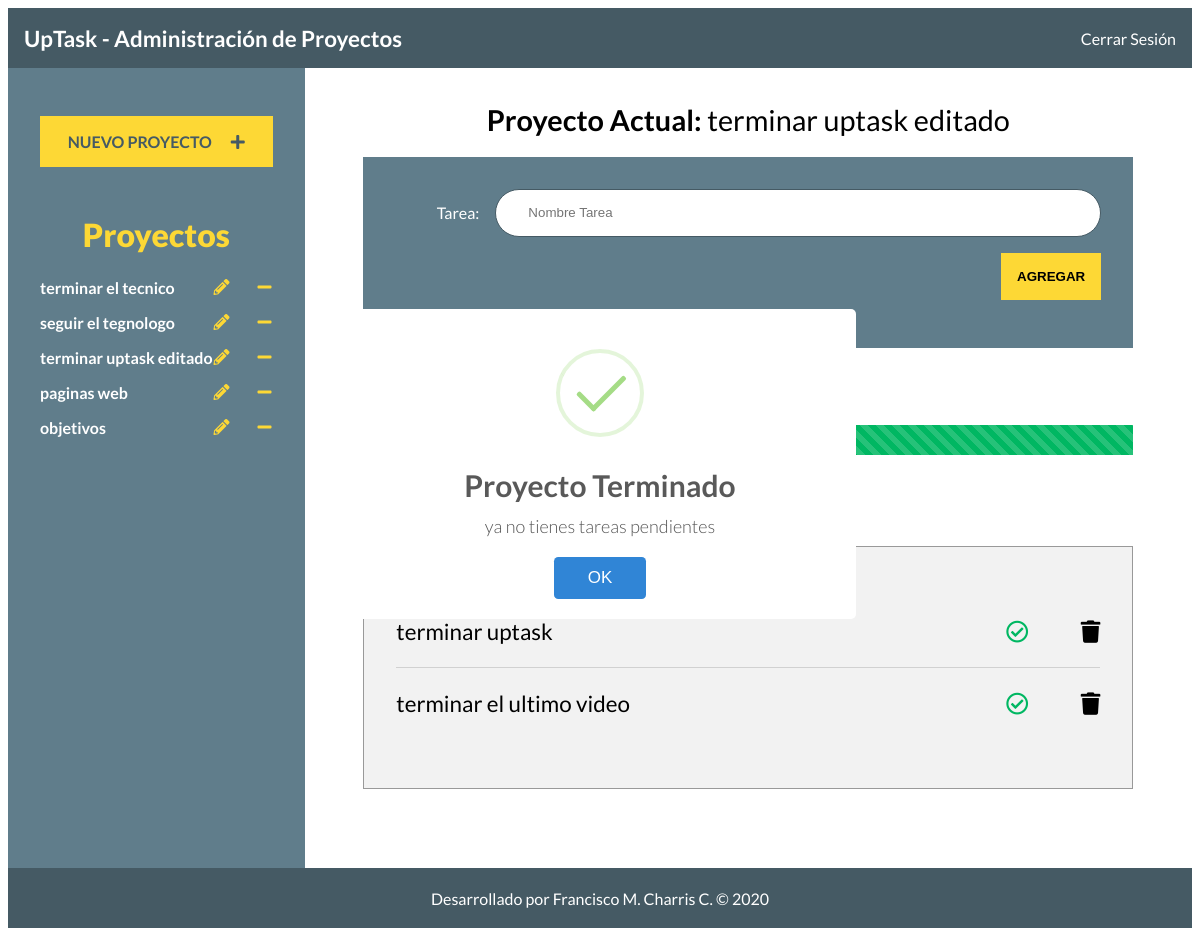
Page /index.php?id_proyecto=7 (signed in) on the committed database.
### tables this page shows
CREATE TABLE `proyectos` (
  `id` int(11) NOT NULL,
  `nombre` varchar(100) NOT NULL
);

CREATE TABLE `tareas` (
  `id` int(11) NOT NULL,
  `nombre` varchar(100) NOT NULL,
  `estado` int(1) NOT NULL,
  `id_proyecto` int(11) NOT NULL
);

### inc/funciones/funciones.php (called while the page is built, shortened)
<?php
function obtenerProyectos(){
	include "conexion.php";
	try {
		return $conn->query(" SELECT id, nombre FROM proyectos ");
	} catch (Exception $e) {
		echo "error : " . $e->getMessage();
		return false;
	}
}
function obtenerNombreProyecto($id = null){
	include "conexion.php";
	try {
		return $conn->query(" SELECT nombre FROM proyectos WHERE id = {$id}  ");
	} catch (Exception $e) {
		echo "error : " .  $e->getMessage();
	}
}
function obtenerTareasProyecto($id = null){
	include 'conexion.php';
	try {
		return $conn->query(" SELECT id, nombre, estado FROM tareas WHERE id_proyecto = {$id} ");
	} catch (Exception $e) {
		echo "error" . $e->getMessage();
		return false;
	}
}

### index.php (the view, shortened to what this page needs)
<?php
include 'inc/funciones/funciones.php';
include 'inc/templates/header.php';
include 'inc/templates/barra.php';
if(isset($_GET['id_proyecto']) && filter_var($_GET['id_proyecto'], FILTER_SANITIZE_NUMBER_INT)){
    $id_proyecto = filter_var($_GET['id_proyecto'], FILTER_SANITIZE_NUMBER_INT);
}else{
    $id_proyecto = 0;
}
?>
<div class="contenedor">
   <?php include 'inc/templates/sidebar.php'; ?>
    <main class="contenido-principal">
       <?php if($id_proyecto > 0){ ?>
             <?php
                $proyecto = obtenerNombreProyecto($id_proyecto);
                 if($proyecto){ ?>
                     <h1> Proyecto Actual:
                        <?php foreach($proyecto as $nombre):  ?>
                            <span><?php echo $nombre['nombre']; ?></span>
                        <?php endforeach; ?>
                    </h1>
                    <form action="#" class="agregar-tarea">
                        <div class="campo">
                            <label for="tarea">Tarea:</label>
                            <input type="text" placeholder="Nombre Tarea" class="nombre-tarea">
                        </div>
                        <div class="campo enviar">
                            <input type="submit" class="boton nueva-tarea" value="Agregar">
                        </div>
                    </form>
                <?php }else{
                    echo "<p>Selecciona un Proyecto a la izquierda</p>";
                } ?>
                <div class="avance">
                    <h2>Avance del proyecto:</h2>
                </div>
                <h2>Listado de tareas:</h2>
                <div class="listado-pendientes">
                    <ul>
                        <?php
                        $tareas = obtenerTareasProyecto($id_proyecto);
                        if($tareas->num_rows > 0){
                            foreach($tareas as $tarea){ ?>
                                <li id="tarea:<?php echo $tarea['id']; ?>" class="tarea">
                                    <p><?php echo $tarea['nombre'];?></p>
                                    <div class="acciones">
                                        <i class="far fa-check-circle <?php echo ($tarea['estado'] === '1' ? 'completo' : ''); ?>"></i>
                                        <i class="fas fa-trash"></i>
                                    </div>
                                </li>
                    <?php   }
                        }else{
                            echo  "<p class='lista-vacia'>no hay tareas para este proyecto</p>";
                        }
                        ?>
                    </ul>
                </div>
       <?php }else{
            echo "<h1>Bienvenido!!<small>escoje un proyecto de la izquierda</small></h1>";
            echo "<div class='listado-pendientes'>";
                echo "<p>Proyecto no seleccionado</p>";
            echo "</div>";
       } ?>
    </main>
</div>
<?php include 'inc/templates/footer.php'; ?>

### inc/templates/sidebar.php
 <aside class="contenedor-proyectos">
<div class="panel crear-proyecto">
    <a href="#" class="boton">Nuevo Proyecto <i class="fas fa-plus"></i> </a>
</div>
<div class="panel lista-proyectos">
    <h2>Proyectos</h2>
    <ul id="proyectos">
        <?php
             $proyectos = obtenerProyectos();
            if($proyectos){
                foreach($proyectos as $proyecto){ ?>
                    <li>
             <a href="index.php?id_proyecto=<?php echo $proyecto['id']; ?>" id="proyecto:<?php echo $proyecto['id']; ?>">
                            <?php echo $proyecto['nombre']; ?>
                        </a>
                        <div class="accionesProyecto">
                            <i class="fas fa-pencil-alt"></i>
                            <i class="fas fa-minus"></i>
                        </div>
                    </li>
        <?php  }
            }
        ?>
    </ul>
</div>
</aside>

### css/style.css (style rules this page uses)
html { box-sizing: border-box; height: 100%; }
*, *:before, *:after { box-sizing: inherit; }
body { font-family: 'Lato', sans-serif; min-height: 100%; }
.swal2-shown aside { height: 100vh; }
.campo { display: flex; margin-bottom: 1rem; align-items: center; }
.campo label { flex: 0 0 100px; text-align: right; padding-right: 1rem; }
.campo input[type="text"], .campo input[type="password"] { height: 3rem; border: 0; flex: 1; border: 1px solid #455A64; border-radius: 5rem; padding-left: 2rem; }
.enviar { justify-content: flex-end; }
.boton { background-color: #FDD835; text-align: center; transition: background-color .5s ease-in-out; display: block; padding: 1rem; text-transform: uppercase; font-weight: 400; border: none; font-weight: 900; }
body.index { height: 100vh; }
.contenedor-proyectos { min-height: 100vh; max-width: 300px; background-color: #607D8B; padding-top: 1rem; }
.panel { padding: 1rem; margin: 1rem; }
.panel a { color: white; font-weight: bold; text-decoration: none; }
.panel h2 { color: #FDD835; font-weight: 900; text-align: center; font-size: 2rem; margin: 0; }
.crear-proyecto i { margin-left: 1rem; }
.crear-proyecto a { color: #455A64; }
.lista-proyectos ul { list-style: none; padding: 1.5rem 0 0 0; margin: 0; }
.lista-proyectos ul li { display: flex; justify-content: space-between; margin-bottom: 1rem; }
.accionesProyecto { display: flex; justify-content: space-between; min-width: 60px; }
.accionesProyecto i { padding: 1px; color: #FDD835; }
.contenedor { display: flex; flex-basis: calc(30% 70%); height: calc( 100% ); }
.contenido-principal { flex: 1; padding: 1rem; overflow: scroll; }
.contenido-principal h1, .contenido-principal h2 { text-align: center; }
.contenido-principal h1 { font-size: 1.8rem; }
.contenido-principal h2 { font-size: 1.4rem; margin-top: 2rem; }
.contenido-principal h1 span { font-weight: 400; }
.agregar-tarea { max-width: 800px; width: 90%; background-color: #607D8B; margin: 0 auto; padding: 2rem; color: white; transition: background-color .5s ease-in-out; }
.listado-pendientes { background-color: #F2F2F2; max-width: 800px; width: 90%; margin: 2rem auto 0 auto; padding: 2rem; border: 1px solid #999; }
.listado-pendientes ul { padding: 0; list-style: none; }
.listado-pendientes ul li { display: flex; align-items: center; justify-content: space-between; font-size: 1.4rem; border-bottom: 1px solid #d1d1d1; }
.listado-pendientes ul li:last-of-type { border-bottom: none; }
.listado-pendientes ul li i { cursor: pointer; }
.acciones i:last-child { margin-left: 3rem; }
.completo { color: #00B762; }

### rows in the picture
proyectos: nombre "terminar el tecnico"
proyectos: nombre "seguir el tegnologo"
proyectos: nombre "terminar uptask editado"
proyectos: nombre "paginas web"
proyectos: nombre "objetivos"
tareas: nombre "terminar uptask", estado 1 (drawn)
tareas: nombre "terminar el ultimo video", estado 1 (drawn)
